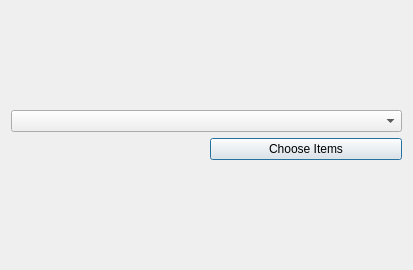
<?xml version="1.0" encoding="UTF-8"?>
<ui version="4.0">
 <class>Dialog</class>
 <widget class="QDialog" name="Dialog">
  <property name="geometry">
   <rect>
    <x>0</x>
    <y>0</y>
    <width>413</width>
    <height>270</height>
   </rect>
  </property>
  <property name="windowTitle">
   <string>Dialog</string>
  </property>
  <layout class="QVBoxLayout" name="verticalLayout_2">
   <item>
    <layout class="QVBoxLayout" name="verticalLayout">
     <item>
      <widget class="QComboBox" name="comboBox"/>
     </item>
     <item>
      <layout class="QHBoxLayout" name="horizontalLayout">
       <item>
        <widget class="QLabel" name="label">
         <property name="text">
          <string/>
         </property>
        </widget>
       </item>
       <item>
        <widget class="QPushButton" name="pushButton">
         <property name="text">
          <string>Choose Items</string>
         </property>
        </widget>
       </item>
      </layout>
     </item>
    </layout>
   </item>
  </layout>
 </widget>
 <resources/>
 <connections/>
</ui>
